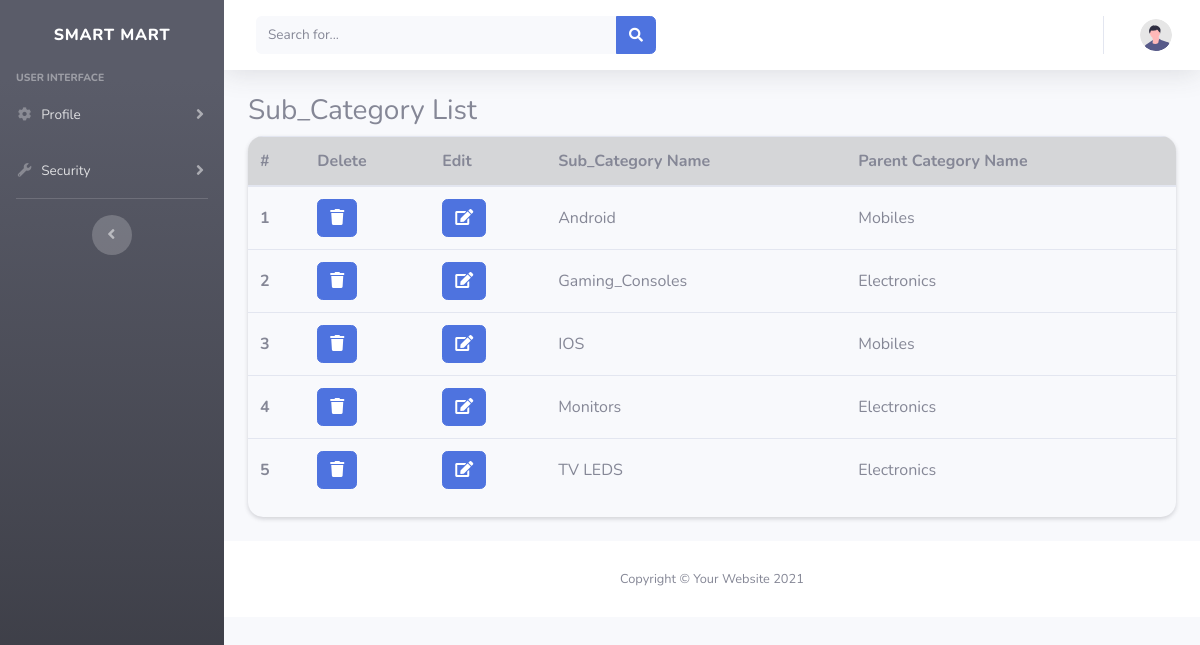
The app's page /Admin/_CategoryS_list.php with its own data.
### tables this page shows
CREATE TABLE `sub_categories` (
  `id` int NOT NULL,
  `sub_category` varchar(255) NOT NULL,
  `parent_category` varchar(255) NOT NULL
);

### Admin/_CategoryS_list.php (the view)
<?php
include('./function/db_connection.php');
     include('Html_opening.php');
     include('Sidebar.php');
     include('Nav_Topbar.php');
?>
<div class="container-fluid">
     <div class="row">
          <div class="col-lg-12">
               <h3>Sub_Category List</h3>
          </div>
     </div>
     <?php
     $fetch_scat = "SELECT * FROM SUB_CATEGORIES";
     $scat_result = mysqli_query($db, $fetch_scat);
     $scat_rows = mysqli_num_rows($scat_result);
     if ($scat_rows > 0) {
?>
     <div class="row">
          <div class="col-lg-12  ">
               <div class="co-lg-12">
                    <div class="table-responsive round_border shadow-sm">
                         <table class="table table-hover align-middle">
                              <thead>
                                   <tr class="table-active">
                                        <th class="align-middle" scope="col">#</th>
                                        <th class="align-middle" scope="col">Delete</th>
                                        <th class="align-middle" scope="col">Edit</th>
                                        <th class="align-middle" scope="col">Sub_Category Name</th>
                                        <th class="align-middle" scope="col">Parent Category Name</th>
                                   </tr>
                              </thead>
                              <tbody>
                                   <?php
                                   $sr_no = "1";
                                   while ($sub_cat = mysqli_fetch_assoc($scat_result)) { ?>
                                   <tr>
                                        <th h class="align-middle" scope="row"><?php echo $sr_no; ?></th>
                                        <td class="align-middle"><button class="btn btn-primary" onclick="window.location.href='function/_del_sub_category.php?id=<?php echo $sub_cat['id']; ?>'" ><i class="fa fa-trash"
                                                       aria-hidden="true"></i></button></td>
                                        <td class="align-middle"><button class="btn btn-primary"
                                                  onclick="window.location.href='./_CategoryS_edit.php?id=<?php echo $sub_cat['id']; ?>'"><i
                                                       class="fas fa-edit    "></i></button></td>
                                        <td class="align-middle"><?php echo $sub_cat['sub_category']; ?></td>
                                        <td class="align-middle"><?php echo $sub_cat['parent_category']; ?></td>
                                   </tr>
                                   <?php $sr_no++; }
                              }else {
                              echo "No Sub_Category Found";
                              } ?>
                              </tbody>
                         </table>
                    </div>
               </div>
          </div>
     </div>
</div>
<?php
     include('Footer.php');
     include('Html_closing.php');
?>

### Admin/css/custom.css (style rules this page uses)
.round_border { border-radius: 15px; }
th, td { vertical-align: middle; }

### records on screen
sub_categories: sub_category "Android", parent_category "Mobiles"
sub_categories: sub_category "Gaming_Consoles", parent_category "Electronics"
sub_categories: sub_category "IOS", parent_category "Mobiles"
sub_categories: sub_category "Monitors", parent_category "Electronics"
sub_categories: sub_category "TV LEDS", parent_category "Electronics"
